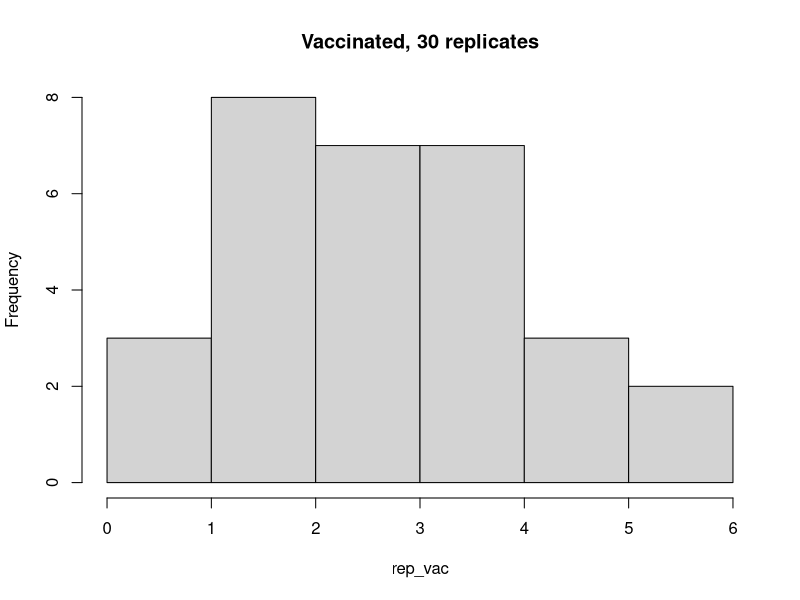
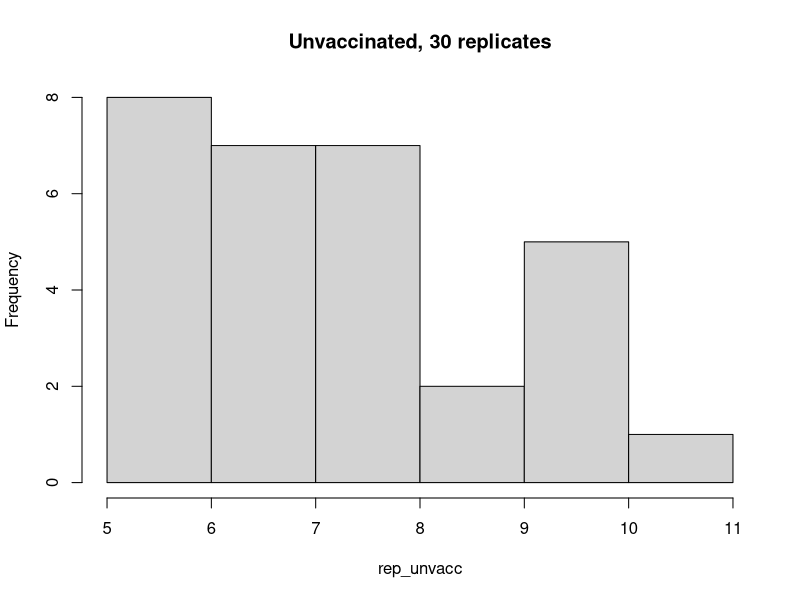
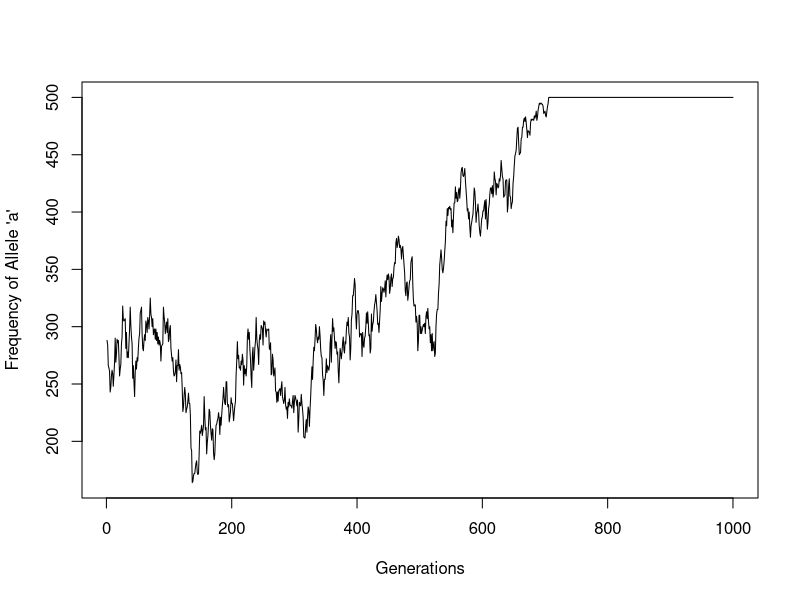

These figures' R source, in order: (Note: this script raises an error after producing the figures.)
#Lab11

rbinom(n = 1, size = 10, prob = 0.5)
rbinom(n = 8, size = 10, prob = 0.5)


#15% if you do get the vaccine
vacc <- rbinom(n = 1, size = 20, prob = 0.15)
print(vacc)

#40% if you do NOT get the flu vaccine
unvacc <- rbinom(n = 1, size = 20, prob = 0.4)
print(unvacc)

#do the same thing with replicates
rep_vac <- rbinom(n = 30, size = 20, prob = 0.15)
print(rep_vac)
rep_unvacc <- rbinom(n = 30, size = 20, prob = 0.4)
print(rep_unvacc)
hist(rep_vac, main = "Vaccinated, 30 replicates")
hist(rep_unvacc, main = "Unvaccinated, 30 replicates")

#Moving forward 1 generation with allele a
init_size = 500
a_one_gen <- rbinom(n = 1, size = 500, prob = 0.55)
print(a_one_gen)
new_prob <- a_one_gen / init_size
next_gen_freq <- rbinom(n = 1, size = a_one_gen, prob = new_prob)
print(next_gen_freq)

#Now going forward 1000 generations, we need to find a new prob each time
t_prob = 0.55
t_size = 500
final_a <- rep(0, 1000)

for(i in seq(1,1000)) {

  success_offspring <- rbinom(n = 1, size = t_size, prob = t_prob)
  final_a[i] <- success_offspring
  
  #Updating the probability based on the number of successes
  t_prob <- success_offspring / t_size
  
}

print(final_a)
plot(seq(1,1000), final_a, xlab = "Generations", ylab = "Frequency of Allele 'a'", type = "l" )

#One of the alleles will go to fixation
z_prob = 0.55
z_size = 500
final_a_z <- matrix(data = 0, nrow = 1000, ncol = 100)

for(i in seq(1,1000)) {
  
  success_offspring <- rbinom(n = 1, size = t_size, prob = t_prob)
  final_a_z[i, j] <- success_offspring
  
  #Updating the probability based on the number of successes
  t_prob <- success_offspring / t_size
  
}

